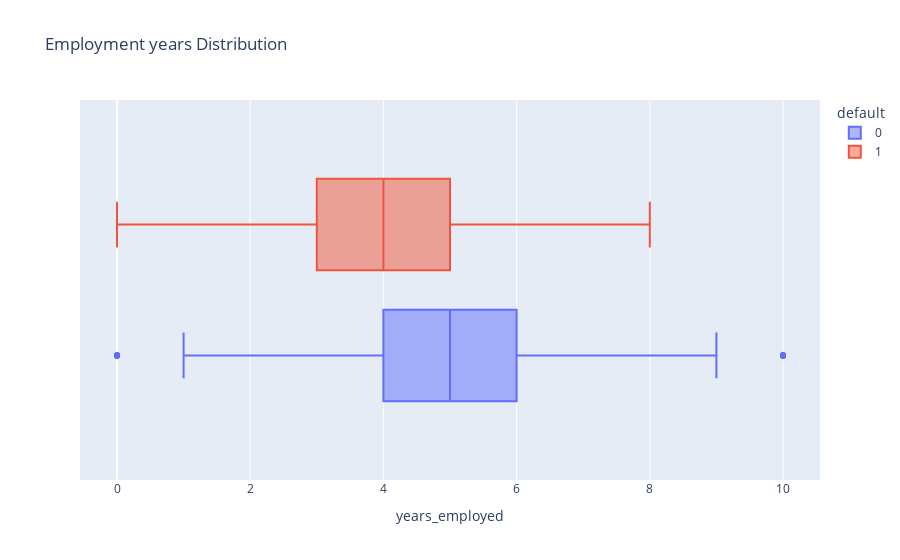

The code cell stored with this chart in its notebook:
### Code cell
px.box(df, x="years_employed", color="default", title="Employment years Distribution")

### Figure 1 — Plotly figure (JSON) as saved in the notebook; plotly's stock layout.template omitted (floating-point values rounded to 4 significant figures; data arrays with more than 128 entries replaced by an {"elided": "..."} marker saying what was removed)
{"data": [{"alignmentgroup": "True", "hovertemplate": "default=0<br>years_employed=%{x}<extra></extra>", "legendgroup": "0", "marker": {"color": "#636efa"}, "name": "0", "notched": false, "offsetgroup": "0", "orientation": "h", "showlegend": true, "type": "box", "x": {"elided": "8149 int values"}, "x0": " ", "xaxis": "x", "y0": " ", "yaxis": "y"}, {"alignmentgroup": "True", "hovertemplate": "default=1<br>years_employed=%{x}<extra></extra>", "legendgroup": "1", "marker": {"color": "#EF553B"}, "name": "1", "notched": false, "offsetgroup": "1", "orientation": "h", "showlegend": true, "type": "box", "x": {"elided": "1851 int values"}, "x0": " ", "xaxis": "x", "y0": " ", "yaxis": "y"}], "layout": {"boxmode": "group", "legend": {"title": {"text": "default"}, "tracegroupgap": 0}, "title": {"text": "Employment years Distribution"}, "xaxis": {"anchor": "y", "domain": [0, 1], "title": {"text": "years_employed"}}, "yaxis": {"anchor": "x", "domain": [0, 1]}}}
